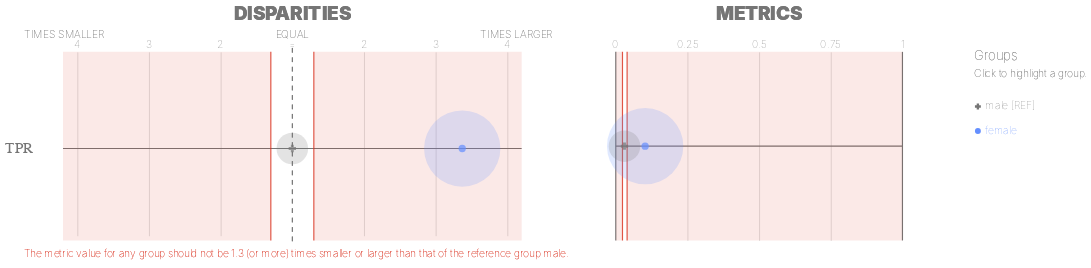

The code cell stored with this chart in its notebook:
### Markdown cell above
### Check for Fairness in the Sex of the Teacher submitting the project

### Code cell
ap.disparities_metrics(bdf, metrics, 'teacher_sex', fairness_threshold = disparity_tolerance)

### Figure 1 — Vega-Lite specification as saved in the notebook (floating-point values rounded to 4 significant figures)
{"config": {"view": {"continuousWidth": 400, "continuousHeight": 300, "strokeWidth": 0}, "axisLeft": {"labelColor": "rgb(117,117,117)", "labelFont": "Arial", "labelFontSize": 16}}, "hconcat": [{"layer": [{"data": {"name": "data-a80bbe78875d74850191493116348974"}, "mark": {"type": "rule", "stroke": "rgb(117,117,117)", "strokeWidth": 1.25, "tooltip": ""}, "encoding": {"x": {"type": "quantitative", "field": "x", "scale": {"domain": [-3, 3], "range": [57.0, 513.0]}}, "x2": {"field": "x2"}, "y": {"type": "nominal", "axis": {"domain": false, "labelAngle": 0, "labelPadding": -10, "orient": "left", "ticks": false, "title": ""}, "field": "metric", "scale": {"domain": ["TPR"], "range": [30, 225.0]}}}}, {"data": {"name": "data-79dd248bdaa0ea02c535240e8ad022c8"}, "mark": {"type": "rule", "stroke": "rgb(117,117,117)", "strokeDash": [5, 5], "strokeWidth": 1}, "encoding": {"tooltip": {"value": "male [REF]"}, "x": {"value": 285.0}, "y": {"value": 20.83}, "y2": {"value": 229.2}}}, {"data": {"name": "data-f70f876ef858e7578abafe4eee75fee4"}, "mark": {"type": "text", "align": "center", "color": "rgb(117,117,117)", "font": "Arial", "fontSize": 11, "fontWeight": 100, "tooltip": ""}, "encoding": {"text": {"type": "nominal", "field": "label"}, "x": {"type": "quantitative", "field": "value", "scale": {"domain": [-3, 3], "range": [57.0, 513.0]}}, "y": {"value": 17.5}}}, {"layer": [{"mark": {"type": "text", "align": "right", "fill": "rgb(117,117,117)", "font": "Arial", "fontSize": 11, "fontWeight": 100, "tooltip": ""}, "encoding": {"text": {"value": "TIMES SMALLER"}, "x": {"value": 85.5}, "y": {"value": 7.5}}}, {"mark": {"type": "text", "align": "left", "fill": "rgb(117,117,117)", "font": "Arial", "fontSize": 11, "fontWeight": 100, "tooltip": ""}, "encoding": {"text": {"value": "TIMES LARGER"}, "x": {"value": 484.5}, "y": {"value": 7.5}}}, {"mark": {"type": "text", "align": "center", "fill": "rgb(117,117,117)", "font": "Arial", "fontSize": 11, "fontWeight": 100, "tooltip": ""}, "encoding": {"text": {"value": "EQUAL"}, "x": {"value": 285.0}, "y": {"value": 7.5}}}], "data": {"name": "data-79dd248bdaa0ea02c535240e8ad022c8"}}, {"layer": [{"mark": {"type": "rule", "opacity": 0.8, "stroke": "rgb(217, 46, 28)", "strokeWidth": 1.25, "tooltip": ""}, "encoding": {"x": {"type": "quantitative", "field": "min", "scale": {"domain": [-3, 3], "range": [57.0, 513.0]}}, "y": {"value": 25.0}, "y2": {"value": 225.0}}}, {"mark": {"type": "rule", "opacity": 0.8, "stroke": "rgb(217, 46, 28)", "strokeWidth": 1.25, "tooltip": ""}, "encoding": {"x": {"type": "quantitative", "field": "max", "scale": {"domain": [-3, 3], "range": [57.0, 513.0]}}, "y": {"value": 25.0}, "y2": {"value": 225.0}}}, {"layer": [{"mark": {"type": "rect", "fill": "rgb(217, 46, 28)", "opacity": 0.1, "tooltip": ""}, "encoding": {"x": {"type": "quantitative", "field": "min", "scale": {"domain": [-3, 3], "range": [57.0, 513.0]}}, "x2": {"field": "lower_end"}, "y": {"value": 25.0}, "y2": {"value": 225.0}}}, {"mark": {"type": "rect", "fill": "rgb(217, 46, 28)", "opacity": 0.1, "tooltip": ""}, "encoding": {"x": {"type": "quantitative", "field": "max", "scale": {"domain": [-3, 3], "range": [57.0, 513.0]}}, "x2": {"field": "upper_end"}, "y": {"value": 25.0}, "y2": {"value": 225.0}}}]}, {"data": {"name": "data-79dd248bdaa0ea02c535240e8ad022c8"}, "mark": {"type": "text", "align": "left", "baseline": "top", "fill": "rgb(217, 46, 28)", "font": "Arial", "fontSize": 11, "fontWeight": 100, "tooltip": ""}, "encoding": {"text": {"value": "The metric value for any group should not be 1.3 (or more) times smaller or larger than that of the reference group male."}, "x": {"value": 0}, "y": {"value": 233.3}}}], "data": {"name": "data-3dee117d57e1ece1df7853af976ed45d"}}, {"layer": [{"mark": "circle"}, {"data": {"name": "data-7aada5f1c963228e80b8d6567e8e6890"}, "mark": {"type": "circle", "opacity": 0.2}, "encoding": {"color": {"condition": {"type": "nominal", "field": "attribute_value", "legend": null, "scale": {"domain": ["male", "female"], "range": ["rgb(117,117,117)", "rgb(100, 143, 255)", "rgb(254, 97, 0)", "rgb(220, 38, 127)", "rgb(255, 176, 0)", "rgb(120, 94, 240)"]}, "selection": "selector013"}, "value": "rgb(224,224,224)"}, "size": {"type": "quantitative", "field": "group_size", "legend": null, "scale": {"domain": [0, 18110.0], "range": [0, 7854.0]}}, "tooltip": [{"type": "nominal", "field": "attribute_value", "title": "Group"}, {"type": "nominal", "field": "tooltip_group_size", "title": "Group Size"}, {"type": "nominal", "field": "tooltip_disparity_explanation_tpr", "title": "Disparity"}, {"type": "quantitative", "field": "tpr", "format": ".2f", "title": "TPR"}], "x": {"type": "quantitative", "axis": {"domain": false, "labels": false, "ticks": false, "title": null, "values": [-3, -2, -1, 1, 2, 3]}, "field": "tpr_disparity_scaled", "scale": {"domain": [-3, 3], "range": [57.0, 513.0]}}, "y": {"type": "nominal", "axis": {"domain": false, "grid": false, "labels": false, "ticks": false, "title": " "}, "field": "metric_variable", "scale": {"domain": ["TPR"], "range": [30, 225.0]}}}, "selection": {"selector015": {"type": "multi", "empty": "all", "fields": ["attribute_value"]}}, "transform": [{"calculate": "'TPR'", "as": "metric_variable"}]}, {"layer": [{"mark": "point"}, {"data": {"name": "data-7aada5f1c963228e80b8d6567e8e6890"}, "mark": {"type": "point", "filled": true, "size": 60}, "encoding": {"color": {"condition": {"type": "nominal", "field": "attribute_value", "legend": null, "scale": {"domain": ["male", "female"], "range": ["rgb(117,117,117)", "rgb(100, 143, 255)", "rgb(254, 97, 0)", "rgb(220, 38, 127)", "rgb(255, 176, 0)", "rgb(120, 94, 240)"]}, "selection": "selector013"}, "value": "rgb(224,224,224)"}, "shape": {"type": "nominal", "field": "attribute_value", "legend": null, "scale": {"domain": ["male", "female"], "range": ["cross", "circle"]}}, "tooltip": [{"type": "nominal", "field": "attribute_value", "title": "Group"}, {"type": "nominal", "field": "tooltip_group_size", "title": "Group Size"}, {"type": "nominal", "field": "tooltip_disparity_explanation_tpr", "title": "Disparity"}, {"type": "quantitative", "field": "tpr", "format": ".2f", "title": "TPR"}], "x": {"type": "quantitative", "axis": {"domain": false, "labels": false, "ticks": false, "title": null, "values": [-3, -2, -1, 1, 2, 3]}, "field": "tpr_disparity_scaled", "scale": {"domain": [-3, 3], "range": [57.0, 513.0]}}, "y": {"type": "nominal", "axis": {"domain": false, "grid": false, "labels": false, "ticks": false, "title": " "}, "field": "metric_variable", "scale": {"domain": ["TPR"], "range": [30, 225.0]}}}, "selection": {"selector014": {"type": "multi", "empty": "all", "fields": ["attribute_value"]}}, "transform": [{"calculate": "'TPR'", "as": "metric_variable"}]}]}]}, {"data": {"name": "data-79dd248bdaa0ea02c535240e8ad022c8"}, "mark": {"type": "text", "align": "center", "fill": "rgb(117,117,117)", "font": "Arial", "fontSize": 20, "fontWeight": 900, "tooltip": ""}, "encoding": {"text": {"value": "DISPARITIES"}, "x": {"value": 285.0}, "y": {"value": -15}}}], "height": 250, "resolve": {"scale": {"size": "independent", "y": "independent"}}, "width": 570.0}, {"layer": [{"data": {"name": "data-2877b248c93196b56da8c0b23bb53c1d"}, "mark": {"type": "rule", "stroke": "rgb(117,117,117)", "strokeWidth": 1.25, "tooltip": ""}, "encoding": {"x": {"type": "quantitative", "field": "start", "scale": {"domain": [0, 1], "range": [38.0, 342.0]}}, "x2": {"field": "end"}, "y": {"type": "nominal", "axis": {"domain": false, "grid": false, "labels": false, "ticks": false, "title": " "}, "field": "y_position", "scale": {"domain": ["TPR"], "range": [25.0, 225.0]}}}}, {"data": {"name": "data-6cfe259518f6c7b358d8f836a73e6b7f"}, "mark": {"type": "rule", "stroke": "rgb(117,117,117)", "strokeWidth": 1.25, "tooltip": ""}, "encoding": {"x": {"type": "quantitative", "field": "x_position", "scale": {"domain": [0, 1], "range": [38.0, 342.0]}}, "y": {"value": 25.0}, "y2": {"value": 225.0}}}, {"data": {"name": "data-60ed1133fa688d151d36705a369482e0"}, "mark": {"type": "text", "align": "center", "color": "rgb(117,117,117)", "font": "Arial", "fontSize": 11, "fontWeight": 100, "tooltip": ""}, "encoding": {"text": {"type": "nominal", "field": "value"}, "x": {"type": "quantitative", "field": "value", "scale": {"domain": [0, 1], "range": [38.0, 342.0]}}, "y": {"value": 17.5}}}, {"layer": [{"mark": {"type": "rect", "opacity": 0.8, "stroke": "rgb(217, 46, 28)", "strokeWidth": 1.25, "tooltip": ""}, "encoding": {"x": {"type": "quantitative", "field": "lower_threshold_value", "scale": {"domain": [0, 1], "range": [38.0, 342.0]}}, "x2": {"field": "lower_threshold_value"}, "y": {"type": "nominal", "axis": {"domain": false, "grid": false, "labels": false, "ticks": false, "title": " "}, "field": "metric", "scale": {"domain": ["TPR"], "range": [25.0, 225.0]}}}}, {"mark": {"type": "rect", "opacity": 0.8, "stroke": "rgb(217, 46, 28)", "strokeWidth": 1.25, "tooltip": ""}, "encoding": {"x": {"type": "quantitative", "field": "upper_threshold_value", "scale": {"domain": [0, 1], "range": [38.0, 342.0]}}, "x2": {"field": "upper_threshold_value"}, "y": {"type": "nominal", "axis": {"domain": false, "grid": false, "labels": false, "ticks": false, "title": " "}, "field": "metric", "scale": {"domain": ["TPR"], "range": [25.0, 225.0]}}}}, {"layer": [{"mark": {"type": "rect", "fill": "rgb(217, 46, 28)", "opacity": 0.1, "tooltip": ""}, "encoding": {"x": {"type": "quantitative", "field": "lower_threshold_value", "scale": {"domain": [0, 1], "range": [38.0, 342.0]}}, "x2": {"field": "lower_end"}, "y": {"type": "nominal", "axis": {"domain": false, "grid": false, "labels": false, "ticks": false, "title": " "}, "field": "metric", "scale": {"domain": ["TPR"], "range": [25.0, 225.0]}}}}, {"mark": {"type": "rect", "fill": "rgb(217, 46, 28)", "opacity": 0.1, "tooltip": ""}, "encoding": {"x": {"type": "quantitative", "field": "upper_threshold_value", "scale": {"domain": [0, 1], "range": [38.0, 342.0]}}, "x2": {"field": "upper_end"}, "y": {"type": "nominal", "axis": {"domain": false, "grid": false, "labels": false, "ticks": false, "title": " "}, "field": "metric", "scale": {"domain": ["TPR"], "range": [25.0, 225.0]}}}}]}], "data": {"name": "data-bde113a9093594c38666806d9ec52be7"}}, {"layer": [{"mark": "circle"}, {"data": {"name": "data-7aada5f1c963228e80b8d6567e8e6890"}, "mark": {"type": "circle", "opacity": 0.2}, "encoding": {"color": {"condition": {"type": "nominal", "field": "attribute_value", "legend": null, "scale": {"domain": ["male", "female"], "range": ["rgb(117,117,117)", "rgb(100, 143, 255)", "rgb(254, 97, 0)", "rgb(220, 38, 127)", "rgb(255, 176, 0)", "rgb(120, 94, 240)"]}, "selection": "selector013"}, "value": "rgb(224,224,224)"}, "size": {"type": "quantitative", "field": "group_size", "legend": null, "scale": {"domain": [0, 18110.0], "range": [0, 7854.0]}}, "tooltip": [{"type": "nominal", "field": "attribute_value", "title": "Group"}, {"type": "nominal", "field": "tooltip_group_size", "title": "Group Size"}, {"type": "nominal", "field": "tooltip_disparity_explanation_tpr", "title": "Disparity"}, {"type": "quantitative", "field": "tpr", "format": ".2f", "title": "TPR"}], "x": {"type": "quantitative", "axis": {"domain": false, "labels": false, "ticks": false, "title": null, "values": [0.25, 0.5, 0.75]}, "field": "tpr", "scale": {"domain": [0, 1], "range": [38.0, 342.0]}}, "y": {"type": "nominal", "axis": {"domain": false, "grid": false, "labels": false, "ticks": false, "title": " "}, "field": "metric_variable", "scale": {"domain": ["TPR"], "range": [25.0, 225.0]}}}, "selection": {"selector017": {"type": "multi", "empty": "all", "fields": ["attribute_value"]}}, "transform": [{"calculate": "'TPR'", "as": "metric_variable"}]}, {"layer": [{"mark": "point"}, {"data": {"name": "data-7aada5f1c963228e80b8d6567e8e6890"}, "mark": {"type": "point", "filled": true, "size": 60}, "encoding": {"color": {"condition": {"type": "nominal", "field": "attribute_value", "legend": null, "scale": {"domain": ["male", "female"], "range": ["rgb(117,117,117)", "rgb(100, 143, 255)", "rgb(254, 97, 0)", "rgb(220, 38, 127)", "rgb(255, 176, 0)", "rgb(120, 94, 240)"]}, "selection": "selector013"}, "value": "rgb(224,224,224)"}, "shape": {"type": "nominal", "field": "attribute_value", "legend": null, "scale": {"domain": ["male", "female"], "range": ["cross", "circle"]}}, "tooltip": [{"type": "nominal", "field": "attribute_value", "title": "Group"}, {"type": "nominal", "field": "tooltip_group_size", "title": "Group Size"}, {"type": "nominal", "field": "tooltip_disparity_explanation_tpr", "title": "Disparity"}, {"type": "quantitative", "field": "tpr", "format": ".2f", "title": "TPR"}], "x": {"type": "quantitative", "axis": {"domain": false, "labels": false, "ticks": false, "title": null, "values": [0.25, 0.5, 0.75]}, "field": "tpr", "scale": {"domain": [0, 1], "range": [38.0, 342.0]}}, "y": {"type": "nominal", "axis": {"domain": false, "grid": false, "labels": false, "ticks": false, "title": " "}, "field": "metric_variable", "scale": {"domain": ["TPR"], "range": [25.0, 225.0]}}}, "selection": {"selector016": {"type": "multi", "empty": "all", "fields": ["attribute_value"]}}, "transform": [{"calculate": "'TPR'", "as": "metric_variable"}]}]}]}, {"data": {"name": "data-79dd248bdaa0ea02c535240e8ad022c8"}, "mark": {"type": "text", "align": "center", "fill": "rgb(117,117,117)", "font": "Arial", "fontSize": 20, "fontWeight": 900, "tooltip": ""}, "encoding": {"text": {"value": "METRICS"}, "x": {"value": 190.0}, "y": {"value": -15}}}, {"layer": [{"mark": {"type": "point", "filled": true, "opacity": 1, "size": 39.48}, "encoding": {"color": {"condition": {"type": "nominal", "field": "attribute_value", "legend": null, "scale": {"domain": ["male", "female"], "range": ["rgb(117,117,117)", "rgb(100, 143, 255)", "rgb(254, 97, 0)", "rgb(220, 38, 127)", "rgb(255, 176, 0)", "rgb(120, 94, 240)"]}, "selection": "selector013"}, "value": "rgb(224,224,224)"}, "shape": {"type": "nominal", "field": "attribute_value", "legend": null, "scale": {"domain": ["male", "female"], "range": ["cross", "circle"]}}, "x": {"value": 422.0}, "y": {"type": "nominal", "axis": {"domain": false, "grid": false, "labels": false, "ticks": false, "title": " "}, "field": "attribute_value", "scale": {"domain": ["male", "female"], "range": [70, 122]}}}, "selection": {"selector013": {"type": "multi", "empty": "all", "fields": ["attribute_value"]}}}, {"mark": {"type": "text", "align": "left", "baseline": "middle", "font": "Arial", "fontSize": 11, "fontWeight": 100}, "encoding": {"color": {"condition": {"type": "nominal", "field": "attribute_value", "legend": null, "scale": {"domain": ["male", "female"], "range": ["rgb(117,117,117)", "rgb(100, 143, 255)", "rgb(254, 97, 0)", "rgb(220, 38, 127)", "rgb(255, 176, 0)", "rgb(120, 94, 240)"]}, "selection": "selector013"}, "value": "rgb(224,224,224)"}, "text": {"type": "nominal", "field": "label"}, "x": {"value": 430.0}, "y": {"type": "nominal", "axis": {"domain": false, "grid": false, "labels": false, "ticks": false, "title": " "}, "field": "attribute_value", "scale": {"domain": ["male", "female"], "range": [70, 122]}}}, "selection": {"selector018": {"type": "multi", "empty": "all", "fields": ["attribute_value"]}}}, {"data": {"name": "data-79dd248bdaa0ea02c535240e8ad022c8"}, "mark": {"type": "text", "align": "left", "baseline": "middle", "color": "rgb(117,117,117)", "font": "Arial", "fontSize": 11, "fontWeight": 100}, "encoding": {"text": {"value": "Click to highlight a group."}, "x": {"value": 418.0}, "y": {"value": 49}}}, {"data": {"name": "data-79dd248bdaa0ea02c535240e8ad022c8"}, "mark": {"type": "text", "align": "left", "baseline": "middle", "color": "rgb(117,117,117)", "font": "Arial", "fontSize": 14, "fontWeight": 100}, "encoding": {"text": {"value": "Groups"}, "x": {"value": 418.0}, "y": {"value": 30}}}], "data": {"name": "data-b9f75b5c0827c85fba1c9c9d5d5ac8e6"}}], "height": 250, "resolve": {"scale": {"y": "independent"}}, "width": 380.0}], "bounds": "flush", "spacing": 20, "$schema": "https://vega.github.io/schema/vega-lite/v4.8.1.json", "datasets": {"data-a80bbe78875d74850191493116348974": [{"metric": "TPR", "x": -3.2, "x2": 3.2}], "data-79dd248bdaa0ea02c535240e8ad022c8": [{"a": 1, "b": 0}, {"a": 1, "b": 0}], "data-f70f876ef858e7578abafe4eee75fee4": [{"value": -3, "label": 4}, {"value": -2, "label": 3}, {"value": -1, "label": 2}, {"value": 0, "label": "="}, {"value": 1, "label": 2}, {"value": 2, "label": 3}, {"value": 3, "label": 4}], "data-3dee117d57e1ece1df7853af976ed45d": [{"min": -0.3, "max": 0.3, "lower_end": -3.2, "upper_end": 3.2}], "data-7aada5f1c963228e80b8d6567e8e6890": [{"attribute_name": "teacher_sex", "attribute_value": "female", "group_size": 15093, "total_entities": 17677, "tpr": 0.1024, "tpr_disparity": 3.371, "tpr_disparity_scaled": 2.371, "tooltip_group_size": "15,093 (85.38%)", "tooltip_disparity_explanation_tpr": "3.37 times larger TPR than the reference group"}, {"attribute_name": "teacher_sex", "attribute_value": "male", "group_size": 2584, "total_entities": 17677, "tpr": 0.03038, "tpr_disparity": 1.0, "tpr_disparity_scaled": 0.0, "tooltip_group_size": "2,584 (14.62%)", "tooltip_disparity_explanation_tpr": "Reference group"}], "data-2877b248c93196b56da8c0b23bb53c1d": [{"y_position": "TPR", "start": 0, "end": 1}], "data-6cfe259518f6c7b358d8f836a73e6b7f": [{"x_position": 0}, {"x_position": 1}], "data-60ed1133fa688d151d36705a369482e0": [{"value": 0.0}, {"value": 0.25}, {"value": 0.5}, {"value": 0.75}, {"value": 1.0}], "data-bde113a9093594c38666806d9ec52be7": [{"lower_end": 0, "upper_end": 1, "lower_threshold_value": 0.02337, "upper_threshold_value": 0.03949, "metric": "TPR"}], "data-b9f75b5c0827c85fba1c9c9d5d5ac8e6": [{"attribute_value": "male", "label": "male [REF]"}, {"attribute_value": "female", "label": "female"}]}}
